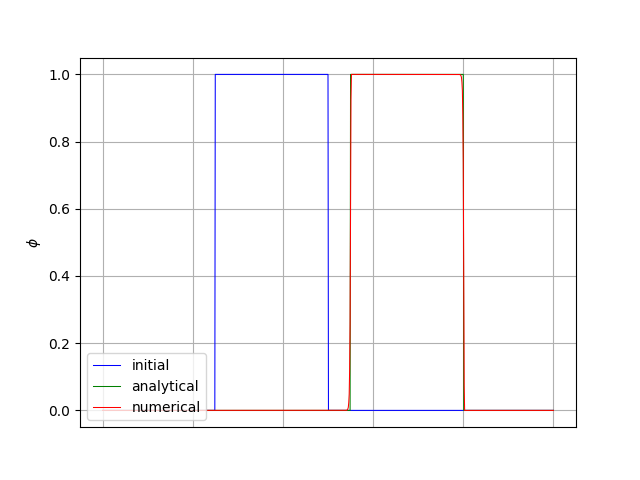

Here is the Python script that generated this plot:
import numpy as np
import matplotlib.pyplot as plt
import math

cfl = 1.0
gamma = 1.4
dom = (0.0, 1.0)
nc = 1000
nx = nc + 1
dx = (dom[1] - dom[0]) / nc
x = np.linspace(dom[0], dom[1], nx)
a = 1.0
dt = (cfl * dx) / a
ter = 0.3

def lmtr(r):
    return max(0, min(2 * r, 1.0), min(r, 2.0))

def calcr(ua, ub, uc):
    # r = (ub - ua) / (uc - ub)
    e = 1e-9
    if ub - ua < 0:
        nom = ub - ua - e
    else:
        nom = ub - ua + e
    if uc - ub < 0:
        denom = uc - ub - e
    else:
        denom = uc - ub + e
    return nom / denom

def interpol(ua, ub, uc):
    r = calcr(ua, ub, uc)
    return ub + 0.5 * lmtr(r) * (uc - ub)

def flux(ua, ub, uc, ud):
    r = calcr(ua, ub, uc)
    uL = ub + 0.5 * lmtr(r) * (uc - ub)
    r = calcr(ub, uc, ud)
    uR = uc - 0.5 * lmtr(r) * (ud - uc)
    F = (a * (uR + uL) - np.abs(a) * (uR - uL)) / 2.0
    return F

def ffunc(ut):
    ft = np.zeros(nx)
    for i in range(2, nx - 2):
        dF = flux(ut[i-1], ut[i], ut[i+1], ut[i+2]) - flux(ut[i-2], ut[i-1], ut[i], ut[i+1])
        ft[i] = -dF / dx
    dF = flux(ut[-2], ut[0], ut[1], ut[2]) - flux(ut[-3], ut[-2], ut[0], ut[1])
    ft[0] = -dF / dx
    dF = flux(ut[0], ut[1], ut[2], ut[3]) - flux(ut[-2], ut[0], ut[1], ut[2])
    ft[1] = -dF / dx
    dF = flux(ut[-3], ut[-2], ut[0], ut[1]) - flux(ut[-4], ut[-3], ut[2], ut[0])
    ft[-2] = -dF / dx
    ft[-1] = ft[0]
    return ft

def rk4(un):
    f0 = ffunc(un)
    ut = un + 0.5 * dt * f0
    f1 = ffunc(ut)
    ut = un + 0.5 * dt * f1
    f2 = ffunc(ut)
    ut = un + dt * f2
    f3 = ffunc(ut)
    ut = un + dt * (f0 + 2 * f1 + 2 * f2 + f3) / 6.0
    return ut

u = np.zeros(nx)
# for i in range(int(0.25 / dx), int(0.75 / dx) + 1):
#     u[i] = np.cos((i * dx - 0.5) * 4 * np.pi) + 1
# for i in range(nx):
#     u[i] = np.cos(4 * np.pi * i / nc)
u[int(0.25 / dx): int(0.5 / dx) + 1] = 1
u0 = u.copy()

t = 0
while t < ter:
    u = rk4(u)
    t += dt

def index(i):
    j = int((i * dx - ter * a) / dx)
    if j < 0:
        j = j + nx - 1
    return j

ua = np.zeros(nx)
for i in range(0, nx - 1):
    ua[i] = u0[index(i)]
ua[-1] = ua[0]

plt.plot(x, u0, 'b-', linewidth = 1)
plt.plot(x, ua, 'g-', linewidth = 1)
plt.plot(x, u, 'r-', linewidth = 1)
plt.ylabel(r'$\phi$')
plt.tick_params(axis = 'x', bottom = False, labelbottom = False)
# plt.grid(True)
plt.show() 
